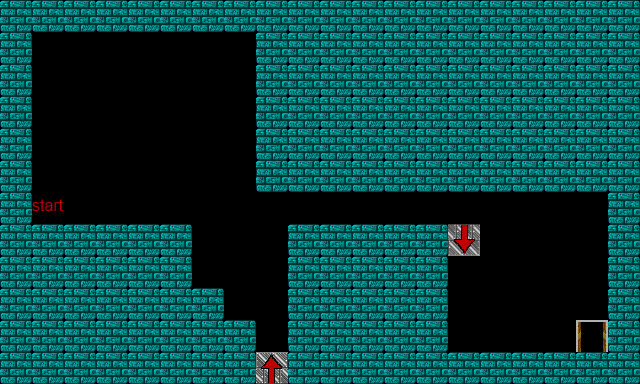

Below is a game level as drawn by its tile map, then a one-line description and the .tmx file that defines it, in full:
An orthogonal 20x12 tile map with 32x32 px tiles, 1 tile layer (Tile Layer 1).

<map version="1.0" orientation="orthogonal" width="20" height="12" tilewidth="32" tileheight="32">
 <tileset firstgid="1" name="map" tilewidth="32" tileheight="32">
  <image source="map.png" trans="000000" width="160" height="160" />
 </tileset>
 <layer name="Tile Layer 1" width="20" height="12">
  <data>
   <tile gid="1" />
   <tile gid="1" />
   <tile gid="1" />
   <tile gid="1" />
   <tile gid="1" />
   <tile gid="1" />
   <tile gid="1" />
   <tile gid="1" />
   <tile gid="1" />
   <tile gid="1" />
   <tile gid="1" />
   <tile gid="1" />
   <tile gid="1" />
   <tile gid="1" />
   <tile gid="1" />
   <tile gid="1" />
   <tile gid="1" />
   <tile gid="1" />
   <tile gid="1" />
   <tile gid="1" />
   <tile gid="1" />
   <tile gid="0" />
   <tile gid="0" />
   <tile gid="0" />
   <tile gid="0" />
   <tile gid="0" />
   <tile gid="0" />
   <tile gid="0" />
   <tile gid="1" />
   <tile gid="1" />
   <tile gid="1" />
   <tile gid="1" />
   <tile gid="1" />
   <tile gid="1" />
   <tile gid="1" />
   <tile gid="1" />
   <tile gid="1" />
   <tile gid="1" />
   <tile gid="1" />
   <tile gid="1" />
   <tile gid="1" />
   <tile gid="0" />
   <tile gid="0" />
   <tile gid="0" />
   <tile gid="0" />
   <tile gid="0" />
   <tile gid="0" />
   <tile gid="0" />
   <tile gid="1" />
   <tile gid="1" />
   <tile gid="1" />
   <tile gid="1" />
   <tile gid="1" />
   <tile gid="1" />
   <tile gid="1" />
   <tile gid="1" />
   <tile gid="1" />
   <tile gid="1" />
   <tile gid="1" />
   <tile gid="1" />
   <tile gid="1" />
   <tile gid="0" />
   <tile gid="0" />
   <tile gid="0" />
   <tile gid="0" />
   <tile gid="0" />
   <tile gid="0" />
   <tile gid="0" />
   <tile gid="1" />
   <tile gid="1" />
   <tile gid="1" />
   <tile gid="1" />
   <tile gid="1" />
   <tile gid="1" />
   <tile gid="1" />
   <tile gid="1" />
   <tile gid="1" />
   <tile gid="1" />
   <tile gid="1" />
   <tile gid="1" />
   <tile gid="1" />
   <tile gid="0" />
   <tile gid="0" />
   <tile gid="0" />
   <tile gid="0" />
   <tile gid="0" />
   <tile gid="0" />
   <tile gid="0" />
   <tile gid="1" />
   <tile gid="1" />
   <tile gid="1" />
   <tile gid="1" />
   <tile gid="1" />
   <tile gid="1" />
   <tile gid="1" />
   <tile gid="1" />
   <tile gid="1" />
   <tile gid="1" />
   <tile gid="1" />
   <tile gid="1" />
   <tile gid="1" />
   <tile gid="0" />
   <tile gid="0" />
   <tile gid="0" />
   <tile gid="0" />
   <tile gid="0" />
   <tile gid="0" />
   <tile gid="0" />
   <tile gid="1" />
   <tile gid="1" />
   <tile gid="1" />
   <tile gid="1" />
   <tile gid="1" />
   <tile gid="1" />
   <tile gid="1" />
   <tile gid="1" />
   <tile gid="1" />
   <tile gid="1" />
   <tile gid="1" />
   <tile gid="1" />
   <tile gid="1" />
   <tile gid="21" />
   <tile gid="0" />
   <tile gid="0" />
   <tile gid="0" />
   <tile gid="0" />
   <tile gid="0" />
   <tile gid="0" />
   <tile gid="0" />
   <tile gid="0" />
   <tile gid="0" />
   <tile gid="0" />
   <tile gid="0" />
   <tile gid="0" />
   <tile gid="0" />
   <tile gid="0" />
   <tile gid="0" />
   <tile gid="0" />
   <tile gid="0" />
   <tile gid="1" />
   <tile gid="1" />
   <tile gid="1" />
   <tile gid="1" />
   <tile gid="1" />
   <tile gid="1" />
   <tile gid="1" />
   <tile gid="0" />
   <tile gid="0" />
   <tile gid="0" />
   <tile gid="1" />
   <tile gid="1" />
   <tile gid="1" />
   <tile gid="1" />
   <tile gid="1" />
   <tile gid="12" />
   <tile gid="0" />
   <tile gid="0" />
   <tile gid="0" />
   <tile gid="0" />
   <tile gid="1" />
   <tile gid="1" />
   <tile gid="1" />
   <tile gid="1" />
   <tile gid="1" />
   <tile gid="1" />
   <tile gid="1" />
   <tile gid="0" />
   <tile gid="0" />
   <tile gid="0" />
   <tile gid="1" />
   <tile gid="1" />
   <tile gid="1" />
   <tile gid="1" />
   <tile gid="1" />
   <tile gid="0" />
   <tile gid="0" />
   <tile gid="0" />
   <tile gid="0" />
   <tile gid="0" />
   <tile gid="1" />
   <tile gid="1" />
   <tile gid="1" />
   <tile gid="1" />
   <tile gid="1" />
   <tile gid="1" />
   <tile gid="1" />
   <tile gid="1" />
   <tile gid="0" />
   <tile gid="0" />
   <tile gid="1" />
   <tile gid="1" />
   <tile gid="1" />
   <tile gid="1" />
   <tile gid="1" />
   <tile gid="0" />
   <tile gid="0" />
   <tile gid="0" />
   <tile gid="0" />
   <tile gid="0" />
   <tile gid="1" />
   <tile gid="1" />
   <tile gid="1" />
   <tile gid="1" />
   <tile gid="1" />
   <tile gid="1" />
   <tile gid="1" />
   <tile gid="1" />
   <tile gid="1" />
   <tile gid="0" />
   <tile gid="1" />
   <tile gid="1" />
   <tile gid="1" />
   <tile gid="1" />
   <tile gid="1" />
   <tile gid="0" />
   <tile gid="0" />
   <tile gid="0" />
   <tile gid="0" />
   <tile gid="6" />
   <tile gid="1" />
   <tile gid="1" />
   <tile gid="1" />
   <tile gid="1" />
   <tile gid="1" />
   <tile gid="1" />
   <tile gid="1" />
   <tile gid="1" />
   <tile gid="1" />
   <tile gid="11" />
   <tile gid="1" />
   <tile gid="1" />
   <tile gid="1" />
   <tile gid="1" />
   <tile gid="1" />
   <tile gid="1" />
   <tile gid="1" />
   <tile gid="1" />
   <tile gid="1" />
   <tile gid="1" />
   <tile gid="1" />
  </data>
 </layer>
</map>
